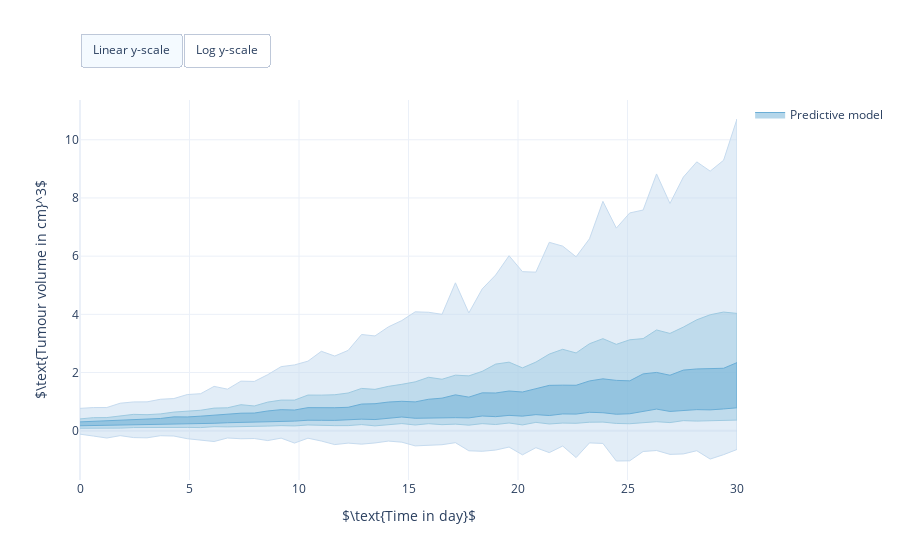

The notebook cell this image was saved under:
### Markdown cell above
### Population model

### Code cell
# Define prior distribution
log_priors = [
    pints.TruncatedGaussianLogPrior(mean=0.25, sd=0.1, a=0, b=np.inf),   # Initial tumour volume
    pints.TruncatedGaussianLogPrior(mean=1, sd=1, a=0, b=np.inf),        # Critical volume
    pints.TruncatedGaussianLogPrior(mean=0.1, sd=0.1, a=0, b=np.inf),    # Growth rate
    pints.TruncatedGaussianLogPrior(mean=0, sd=1, a=0, b=np.inf)]        # Pooled Sigma rel.
log_prior = pints.ComposedLogPrior(*log_priors)

# Compose prior predictive model
predictive_model = problem.get_predictive_model(exclude_pop_model=True)
prior_predictive_model = erlo.PriorPredictiveModel(
    predictive_model, log_prior)

# Sample from prior predictive model
times = np.linspace(0, 30)
n_samples = 1000
samples = prior_predictive_model.sample(times, n_samples)

# Illustrate prior predictive model
fig = erlo.plots.PDPredictivePlot()
fig.add_prediction(data=samples, bulk_probs=[0.3, 0.6, 0.9])
fig.set_axis_labels(xlabel=r'$\text{Time in day}$', ylabel=r'$\text{Tumour volume in cm}^3$')
fig.show()
